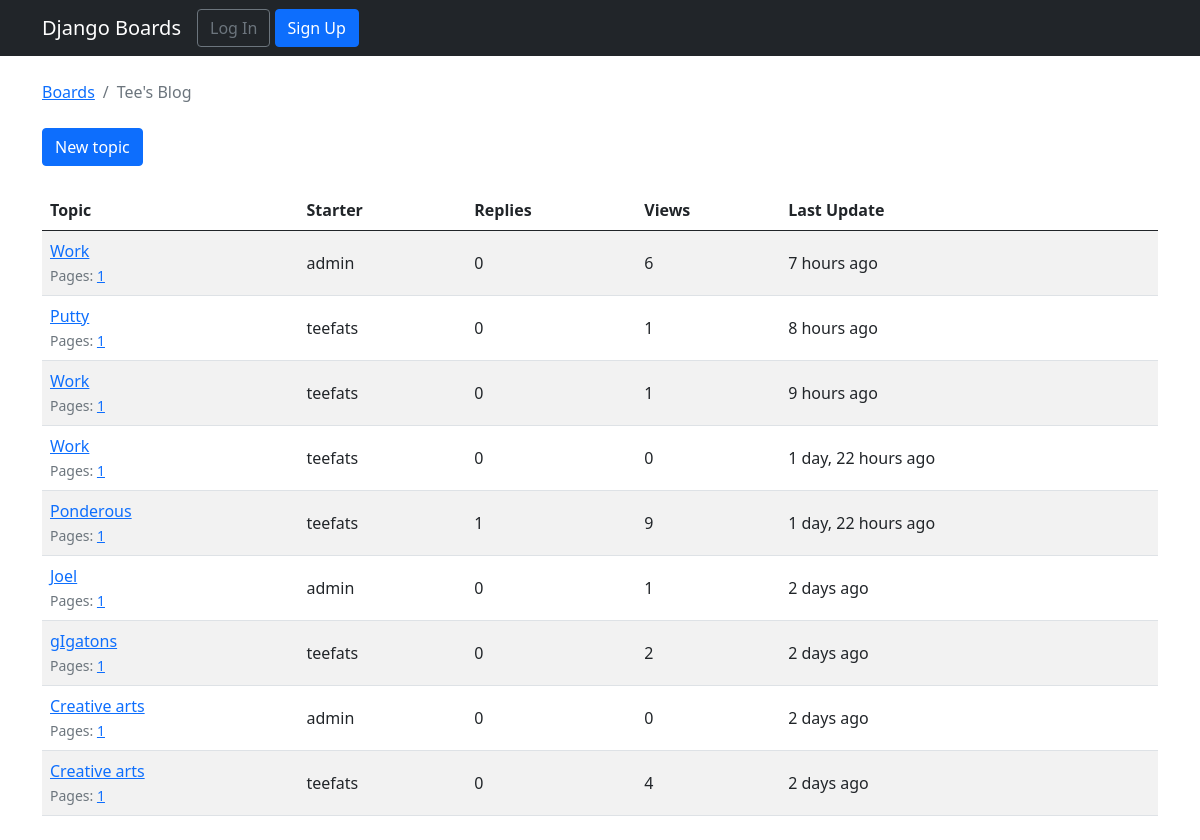
The app's page /boards/1/, older data.
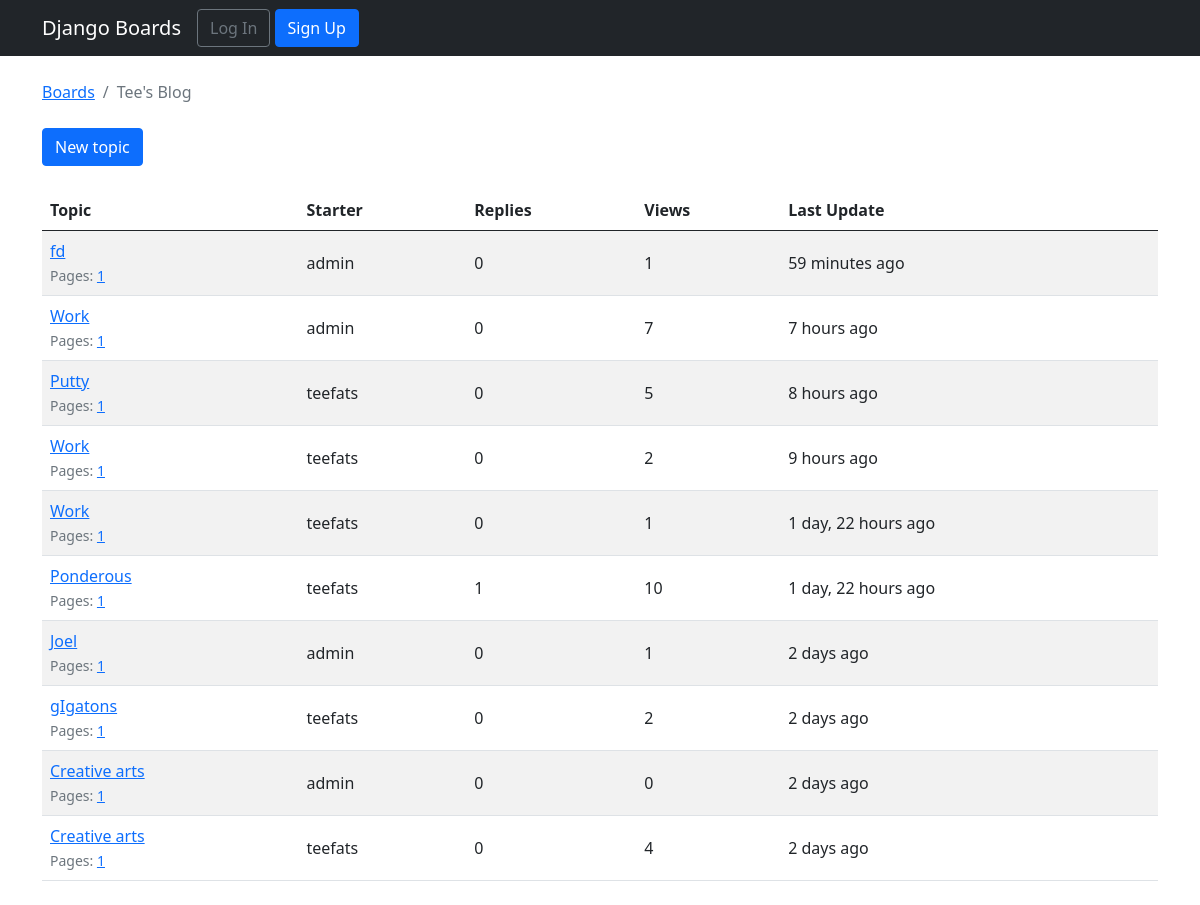
The same page, newer data.
### boards/models.py (models this page shows, shortened)
class Board(models.Model):
    name = models.CharField(max_length=30, unique=True)
    description= models.CharField(max_length=100)

class Topic(models.Model):
    subject= models.CharField(max_length=255)
    last_updated = models.DateTimeField(auto_now_add=True)
    board = models.ForeignKey(Board, related_name= 'topics', on_delete=CASCADE)
    starter = models.ForeignKey(User, related_name='topics', on_delete=CASCADE)
    views = models.PositiveIntegerField(default=0)
    def get_page_count(self):
        count = self.posts.count()
        pages = count / 20
        return math.ceil(pages)
    def has_many_pages(self, count=None):
        if count is None:
            count = self.get_page_count()
        return count > 6
    def get_page_range(self):
        count = self.get_page_count()
        if self.has_many_pages(count):
            return range(1, 5)
        return range(1, count + 1)

### boards/views.py (the view)
# urls.py: url(r'^boards/(?P<pk>\d+)/$', views.TopicListView.as_view(), name='board_topics'),
class TopicListView(ListView):
    model = Topic
    context_object_name = 'topics'
    template_name = 'topics.html'
    paginate_by = 20
    def get_context_data(self, **kwargs):
        kwargs['board'] = self.board
        return super().get_context_data(**kwargs)
    def get_queryset(self):
        self.board = get_object_or_404(Board, pk=self.kwargs.get('pk'))
        queryset = self.board.topics.order_by('-last_updated').annotate(replies=Count('posts') - 1)
        return queryset

### templates/topics.html (shortened to what this page needs)
{% extends 'base.html' %}
{% load humanize %}
{% block breadcrumb %}
  <li class="breadcrumb-item"><a href="{% url 'home' %}">Boards</a></li>
  <li class="breadcrumb-item active">{{ board.name }}</li>
{% endblock %}
{% block content %}
  <div class="mb-4">
    <a href="{% url 'new_topic' board.pk %}" class="btn btn-primary">New topic</a>
  </div>
  <table class="table table-striped mb-4">
    <thead class="thead-inverse">
      <tr>
        <th>Topic</th>
        <th>Starter</th>
        <th>Replies</th>
        <th>Views</th>
        <th>Last Update</th>
      </tr>
    </thead>
    <tbody>
      {% for topic in topics %}
        {% url 'topic_posts' board.pk topic.pk as topic_url %}
        <tr>
          <td>
            <p class="mb-0">
              <a href="{{ topic_url }}">{{ topic.subject }}</a>
            </p>
            <small class="text-muted">
              Pages:
              {% for i in topic.get_page_range %}
                <a href="{{ topic_url }}?page={{ i }}">{{ i }}</a>
              {% endfor %}
            </small>
          </td>
          <td class="align-middle">{{ topic.starter.username }}</td>
          <td class="align-middle">{{ topic.replies }}</td>
          <td class="align-middle">{{ topic.views }}</td>
          <td class="align-middle">{{ topic.last_updated|naturaltime }}</td>
        </tr>
      {% endfor %}
    </tbody>
  </table>
{% endblock %}

### templates/base.html (shortened to what this page needs)
{% load static %}
{% load bootstrap4 %}
<!DOCTYPE html>
<html lang="en">
<head>
    <link href="https://cdn.jsdelivr.net/npm/bootstrap@5.0.0-beta1/dist/css/bootstrap.min.css" rel="stylesheet">
    <link rel="stylesheet" href="https://cdn.jsdelivr.net/simplemde/latest/simplemde.min.css">
    <link rel="stylesheet" href="{% static '/roseboard/static/css/bootstrap.min.css' %}">
</head>
<body>
    {% block body %}
    <nav class="navbar navbar-expand-sm navbar-dark bg-dark">
        <div class="container">
          <a class="navbar-brand" href="{% url 'home' %}">Django Boards</a>
          <div class="collapse navbar-collapse" id="mainMenu">
              {% if user.is_authenticated %}
            <ul class="navbar-nav ml-auto">
              <li class="nav-item ">
                <a class="nav-link" href="#" id="userMenu"  aria-haspopup="true" aria-expanded="false">
                  {{ user.username }}
                </a>
            </li>
            <li class="nav-item ">
                <a class="nav-link" href="{% url 'my_account' %}" id="userMenu"  aria-haspopup="true" aria-expanded="false">
                  My Account
                </a>
            </li>
            <li class="nav-item ">
                <a class="nav-link" href="{% url 'password_reset' %}" id="userMenu"  aria-haspopup="true" aria-expanded="false">
                  Change Password
                </a>
            </li>
            <li class="nav-item ">
                <a class="nav-link" href="{% url 'logout' %}">
                  Log out
                </a>
            </li>
        </ul>
        {% else %}
               <form action="" class="form-inline ml-auto">
                   <a href="{% url 'login' %}" class="btn btn-outline-secondary">
                       Log In
                   </a>
                   <a href="{% url 'signup'%}" class="btn btn-primary ml-2">Sign Up</a>
               </form>
            {% endif %}
          </div>
        </div>
      </nav>
    <div class="container">
      <ol class="breadcrumb my-4">
        {% block breadcrumb %}
        {% endblock %}
      </ol>
      {% block content %}
      {% endblock %}
    </div>
  {% endblock body %}
  </body>
</html>

Row changes from the older to the newer data that the page shows:
added Topic: subject "fd", get_page_range "1", starter.username "admin", replies "0", views "1", last_updated "59 minutes ago"
changed Topic "7 hours ago": views "6" → "7"
changed Topic "Putty": views "1" → "5"
changed Topic "9 hours ago": views "1" → "2"
changed Topic (number 5 of 10 on the later page): views "0" → "1"
changed Topic "Ponderous": views "9" → "10"
